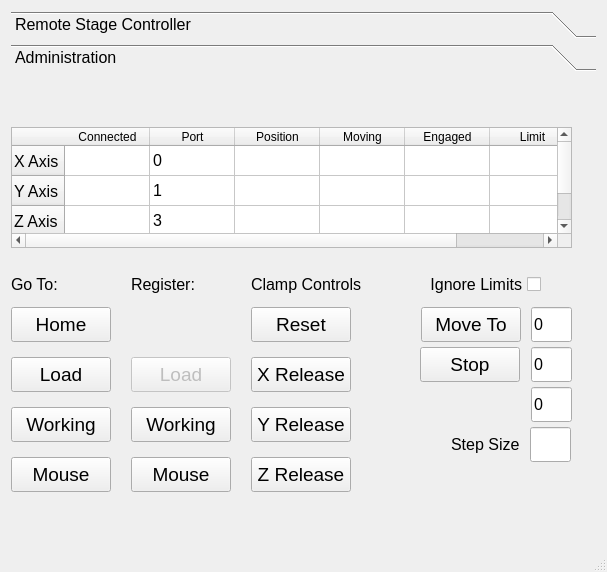
<?xml version="1.0" encoding="UTF-8"?>
<ui version="4.0">
 <class>MainWindow</class>
 <widget class="QMainWindow" name="MainWindow">
  <property name="geometry">
   <rect>
    <x>0</x>
    <y>0</y>
    <width>607</width>
    <height>572</height>
   </rect>
  </property>
  <property name="minimumSize">
   <size>
    <width>0</width>
    <height>0</height>
   </size>
  </property>
  <property name="font">
   <font>
    <pointsize>12</pointsize>
   </font>
  </property>
  <property name="windowTitle">
   <string>Stage Controller</string>
  </property>
  <widget class="QWidget" name="centralWidget">
   <property name="font">
    <font>
     <pointsize>12</pointsize>
    </font>
   </property>
   <layout class="QGridLayout" name="gridLayout">
    <item row="0" column="0">
     <widget class="QToolBox" name="toolBox">
      <property name="enabled">
       <bool>true</bool>
      </property>
      <property name="currentIndex">
       <number>1</number>
      </property>
      <widget class="QWidget" name="page_user">
       <property name="geometry">
        <rect>
         <x>0</x>
         <y>0</y>
         <width>589</width>
         <height>468</height>
        </rect>
       </property>
       <attribute name="label">
        <string>Remote Stage Controller</string>
       </attribute>
       <widget class="QPushButton" name="btn_load">
        <property name="enabled">
         <bool>true</bool>
        </property>
        <property name="geometry">
         <rect>
          <x>410</x>
          <y>224</y>
          <width>150</width>
          <height>35</height>
         </rect>
        </property>
        <property name="font">
         <font>
          <pointsize>14</pointsize>
         </font>
        </property>
        <property name="text">
         <string>Load / Unload</string>
        </property>
       </widget>
       <widget class="QPushButton" name="btn_mouse">
        <property name="enabled">
         <bool>true</bool>
        </property>
        <property name="geometry">
         <rect>
          <x>410</x>
          <y>274</y>
          <width>150</width>
          <height>35</height>
         </rect>
        </property>
        <property name="font">
         <font>
          <pointsize>14</pointsize>
         </font>
        </property>
        <property name="text">
         <string>Mouse Offset</string>
        </property>
       </widget>
       <widget class="QPushButton" name="btn_home">
        <property name="enabled">
         <bool>true</bool>
        </property>
        <property name="geometry">
         <rect>
          <x>410</x>
          <y>124</y>
          <width>150</width>
          <height>35</height>
         </rect>
        </property>
        <property name="font">
         <font>
          <pointsize>14</pointsize>
         </font>
        </property>
        <property name="text">
         <string>Home</string>
        </property>
       </widget>
       <widget class="QPushButton" name="btn_working">
        <property name="enabled">
         <bool>true</bool>
        </property>
        <property name="geometry">
         <rect>
          <x>410</x>
          <y>174</y>
          <width>150</width>
          <height>35</height>
         </rect>
        </property>
        <property name="font">
         <font>
          <pointsize>14</pointsize>
         </font>
        </property>
        <property name="text">
         <string>Working</string>
        </property>
       </widget>
       <widget class="QPushButton" name="btn_retract">
        <property name="enabled">
         <bool>true</bool>
        </property>
        <property name="geometry">
         <rect>
          <x>180</x>
          <y>414</y>
          <width>150</width>
          <height>35</height>
         </rect>
        </property>
        <property name="font">
         <font>
          <pointsize>14</pointsize>
         </font>
        </property>
        <property name="text">
         <string>Retract</string>
        </property>
       </widget>
       <widget class="QPushButton" name="btn_extend">
        <property name="enabled">
         <bool>true</bool>
        </property>
        <property name="geometry">
         <rect>
          <x>10</x>
          <y>414</y>
          <width>150</width>
          <height>35</height>
         </rect>
        </property>
        <property name="font">
         <font>
          <pointsize>14</pointsize>
         </font>
        </property>
        <property name="text">
         <string>Extend</string>
        </property>
       </widget>
       <widget class="QPushButton" name="btn_y_plus">
        <property name="enabled">
         <bool>true</bool>
        </property>
        <property name="geometry">
         <rect>
          <x>91</x>
          <y>120</y>
          <width>80</width>
          <height>73</height>
         </rect>
        </property>
        <property name="text">
         <string/>
        </property>
        <property name="icon">
         <iconset>
          <normaloff>arrow_up.png</normaloff>arrow_up.png</iconset>
        </property>
        <property name="iconSize">
         <size>
          <width>65</width>
          <height>65</height>
         </size>
        </property>
       </widget>
       <widget class="QPushButton" name="pushButton">
        <property name="geometry">
         <rect>
          <x>91</x>
          <y>199</y>
          <width>80</width>
          <height>83</height>
         </rect>
        </property>
        <property name="text">
         <string/>
        </property>
        <property name="icon">
         <iconset>
          <normaloff>mouse_top_down.png</normaloff>mouse_top_down.png</iconset>
        </property>
        <property name="iconSize">
         <size>
          <width>75</width>
          <height>75</height>
         </size>
        </property>
        <property name="flat">
         <bool>true</bool>
        </property>
       </widget>
       <widget class="QPushButton" name="btn_z_minus">
        <property name="enabled">
         <bool>true</bool>
        </property>
        <property name="geometry">
         <rect>
          <x>300</x>
          <y>288</y>
          <width>77</width>
          <height>73</height>
         </rect>
        </property>
        <property name="text">
         <string/>
        </property>
        <property name="icon">
         <iconset>
          <normaloff>arrow_down.png</normaloff>arrow_down.png</iconset>
        </property>
        <property name="iconSize">
         <size>
          <width>65</width>
          <height>65</height>
         </size>
        </property>
       </widget>
       <widget class="QPushButton" name="btn_x_plus">
        <property name="enabled">
         <bool>true</bool>
        </property>
        <property name="geometry">
         <rect>
          <x>177</x>
          <y>204</y>
          <width>77</width>
          <height>73</height>
         </rect>
        </property>
        <property name="text">
         <string/>
        </property>
        <property name="icon">
         <iconset>
          <normaloff>arrow_right.png</normaloff>arrow_right.png</iconset>
        </property>
        <property name="iconSize">
         <size>
          <width>65</width>
          <height>65</height>
         </size>
        </property>
        <property name="flat">
         <bool>false</bool>
        </property>
       </widget>
       <widget class="QPushButton" name="btn_x_minus">
        <property name="enabled">
         <bool>true</bool>
        </property>
        <property name="geometry">
         <rect>
          <x>8</x>
          <y>204</y>
          <width>77</width>
          <height>73</height>
         </rect>
        </property>
        <property name="text">
         <string/>
        </property>
        <property name="icon">
         <iconset>
          <normaloff>arrow_left.png</normaloff>arrow_left.png</iconset>
        </property>
        <property name="iconSize">
         <size>
          <width>65</width>
          <height>65</height>
         </size>
        </property>
       </widget>
       <widget class="QPushButton" name="btn_y_minus">
        <property name="enabled">
         <bool>true</bool>
        </property>
        <property name="geometry">
         <rect>
          <x>91</x>
          <y>288</y>
          <width>80</width>
          <height>73</height>
         </rect>
        </property>
        <property name="text">
         <string/>
        </property>
        <property name="icon">
         <iconset>
          <normaloff>arrow_down.png</normaloff>arrow_down.png</iconset>
        </property>
        <property name="iconSize">
         <size>
          <width>65</width>
          <height>65</height>
         </size>
        </property>
       </widget>
       <widget class="QPushButton" name="btn_z_plus">
        <property name="enabled">
         <bool>true</bool>
        </property>
        <property name="geometry">
         <rect>
          <x>300</x>
          <y>120</y>
          <width>77</width>
          <height>73</height>
         </rect>
        </property>
        <property name="text">
         <string/>
        </property>
        <property name="icon">
         <iconset>
          <normaloff>arrow_up.png</normaloff>arrow_up.png</iconset>
        </property>
        <property name="iconSize">
         <size>
          <width>65</width>
          <height>65</height>
         </size>
        </property>
       </widget>
       <widget class="QPushButton" name="pushButton_2">
        <property name="geometry">
         <rect>
          <x>300</x>
          <y>200</y>
          <width>80</width>
          <height>83</height>
         </rect>
        </property>
        <property name="text">
         <string/>
        </property>
        <property name="icon">
         <iconset>
          <normaloff>mouse_foward.png</normaloff>mouse_foward.png</iconset>
        </property>
        <property name="iconSize">
         <size>
          <width>60</width>
          <height>75</height>
         </size>
        </property>
        <property name="flat">
         <bool>true</bool>
        </property>
       </widget>
       <widget class="Line" name="line">
        <property name="geometry">
         <rect>
          <x>270</x>
          <y>134</y>
          <width>20</width>
          <height>221</height>
         </rect>
        </property>
        <property name="orientation">
         <enum>Qt::Vertical</enum>
        </property>
       </widget>
       <widget class="Line" name="line_2">
        <property name="geometry">
         <rect>
          <x>10</x>
          <y>370</y>
          <width>551</width>
          <height>16</height>
         </rect>
        </property>
        <property name="orientation">
         <enum>Qt::Horizontal</enum>
        </property>
       </widget>
       <widget class="Line" name="line_3">
        <property name="geometry">
         <rect>
          <x>10</x>
          <y>100</y>
          <width>551</width>
          <height>16</height>
         </rect>
        </property>
        <property name="orientation">
         <enum>Qt::Horizontal</enum>
        </property>
       </widget>
       <widget class="Line" name="line_4">
        <property name="geometry">
         <rect>
          <x>380</x>
          <y>134</y>
          <width>20</width>
          <height>221</height>
         </rect>
        </property>
        <property name="orientation">
         <enum>Qt::Vertical</enum>
        </property>
       </widget>
       <widget class="QLabel" name="label_5">
        <property name="geometry">
         <rect>
          <x>10</x>
          <y>388</y>
          <width>151</width>
          <height>21</height>
         </rect>
        </property>
        <property name="font">
         <font>
          <pointsize>12</pointsize>
         </font>
        </property>
        <property name="text">
         <string>Lickspout Controls</string>
        </property>
       </widget>
       <widget class="QPushButton" name="btn_emergency">
        <property name="enabled">
         <bool>true</bool>
        </property>
        <property name="geometry">
         <rect>
          <x>410</x>
          <y>394</y>
          <width>150</width>
          <height>61</height>
         </rect>
        </property>
        <property name="font">
         <font>
          <pointsize>14</pointsize>
         </font>
        </property>
        <property name="text">
         <string>Emergency Out</string>
        </property>
       </widget>
       <widget class="Line" name="line_5">
        <property name="geometry">
         <rect>
          <x>380</x>
          <y>394</y>
          <width>20</width>
          <height>61</height>
         </rect>
        </property>
        <property name="orientation">
         <enum>Qt::Vertical</enum>
        </property>
       </widget>
       <widget class="QLineEdit" name="le_mouse_id">
        <property name="geometry">
         <rect>
          <x>450</x>
          <y>70</y>
          <width>111</width>
          <height>35</height>
         </rect>
        </property>
       </widget>
       <widget class="QLabel" name="label_6">
        <property name="geometry">
         <rect>
          <x>360</x>
          <y>70</y>
          <width>81</width>
          <height>35</height>
         </rect>
        </property>
        <property name="font">
         <font>
          <pointsize>12</pointsize>
         </font>
        </property>
        <property name="text">
         <string>Mouse ID:</string>
        </property>
       </widget>
       <widget class="QLabel" name="lbl_status">
        <property name="geometry">
         <rect>
          <x>410</x>
          <y>334</y>
          <width>151</width>
          <height>21</height>
         </rect>
        </property>
        <property name="font">
         <font>
          <pointsize>12</pointsize>
         </font>
        </property>
        <property name="text">
         <string>Status: </string>
        </property>
       </widget>
       <widget class="QRadioButton" name="rb_box1">
        <property name="geometry">
         <rect>
          <x>10</x>
          <y>0</y>
          <width>165</width>
          <height>17</height>
         </rect>
        </property>
        <property name="font">
         <font>
          <pointsize>12</pointsize>
         </font>
        </property>
        <property name="text">
         <string>Machine 1</string>
        </property>
       </widget>
       <widget class="QRadioButton" name="rb_box2">
        <property name="geometry">
         <rect>
          <x>10</x>
          <y>20</y>
          <width>165</width>
          <height>17</height>
         </rect>
        </property>
        <property name="font">
         <font>
          <pointsize>12</pointsize>
         </font>
        </property>
        <property name="text">
         <string>Machine 2</string>
        </property>
       </widget>
       <widget class="QRadioButton" name="rb_box3">
        <property name="geometry">
         <rect>
          <x>10</x>
          <y>40</y>
          <width>165</width>
          <height>17</height>
         </rect>
        </property>
        <property name="font">
         <font>
          <pointsize>12</pointsize>
         </font>
        </property>
        <property name="text">
         <string>Machine 3</string>
        </property>
       </widget>
       <widget class="QRadioButton" name="rb_box4">
        <property name="geometry">
         <rect>
          <x>190</x>
          <y>0</y>
          <width>165</width>
          <height>17</height>
         </rect>
        </property>
        <property name="font">
         <font>
          <pointsize>12</pointsize>
         </font>
        </property>
        <property name="text">
         <string>Machine 4</string>
        </property>
       </widget>
       <widget class="QRadioButton" name="rb_box5">
        <property name="geometry">
         <rect>
          <x>190</x>
          <y>20</y>
          <width>165</width>
          <height>17</height>
         </rect>
        </property>
        <property name="font">
         <font>
          <pointsize>12</pointsize>
         </font>
        </property>
        <property name="text">
         <string>Machine 5</string>
        </property>
       </widget>
       <widget class="QRadioButton" name="rb_box6">
        <property name="geometry">
         <rect>
          <x>190</x>
          <y>40</y>
          <width>165</width>
          <height>17</height>
         </rect>
        </property>
        <property name="font">
         <font>
          <pointsize>12</pointsize>
         </font>
        </property>
        <property name="text">
         <string>Machine 6</string>
        </property>
       </widget>
       <widget class="QRadioButton" name="rb_disconnect">
        <property name="geometry">
         <rect>
          <x>10</x>
          <y>60</y>
          <width>111</width>
          <height>17</height>
         </rect>
        </property>
        <property name="font">
         <font>
          <pointsize>12</pointsize>
         </font>
        </property>
        <property name="text">
         <string>Disconnect</string>
        </property>
        <property name="checked">
         <bool>true</bool>
        </property>
       </widget>
      </widget>
      <widget class="QWidget" name="page_admin">
       <property name="enabled">
        <bool>true</bool>
       </property>
       <property name="geometry">
        <rect>
         <x>0</x>
         <y>0</y>
         <width>589</width>
         <height>468</height>
        </rect>
       </property>
       <attribute name="label">
        <string>Administration</string>
       </attribute>
       <widget class="QPushButton" name="btn_register_safe_5">
        <property name="enabled">
         <bool>false</bool>
        </property>
        <property name="geometry">
         <rect>
          <x>230</x>
          <y>580</y>
          <width>200</width>
          <height>40</height>
         </rect>
        </property>
        <property name="font">
         <font>
          <pointsize>14</pointsize>
         </font>
        </property>
        <property name="text">
         <string>Working</string>
        </property>
       </widget>
       <widget class="QTableWidget" name="tbl_stage">
        <property name="enabled">
         <bool>true</bool>
        </property>
        <property name="geometry">
         <rect>
          <x>0</x>
          <y>50</y>
          <width>561</width>
          <height>121</height>
         </rect>
        </property>
        <attribute name="horizontalHeaderDefaultSectionSize">
         <number>85</number>
        </attribute>
        <row>
         <property name="text">
          <string>X Axis</string>
         </property>
        </row>
        <row>
         <property name="text">
          <string>Y Axis</string>
         </property>
        </row>
        <row>
         <property name="text">
          <string>Z Axis</string>
         </property>
        </row>
        <column>
         <property name="text">
          <string>Connected</string>
         </property>
        </column>
        <column>
         <property name="text">
          <string>Port</string>
         </property>
        </column>
        <column>
         <property name="text">
          <string>Position</string>
         </property>
        </column>
        <column>
         <property name="text">
          <string>Moving</string>
         </property>
        </column>
        <column>
         <property name="text">
          <string>Engaged</string>
         </property>
        </column>
        <column>
         <property name="text">
          <string>Limit</string>
         </property>
        </column>
        <item row="0" column="1">
         <property name="text">
          <string>0</string>
         </property>
        </item>
        <item row="0" column="2">
         <property name="text">
          <string/>
         </property>
        </item>
        <item row="1" column="1">
         <property name="text">
          <string>1</string>
         </property>
        </item>
        <item row="2" column="1">
         <property name="text">
          <string>3</string>
         </property>
        </item>
       </widget>
       <widget class="QPushButton" name="btn_adm_mouse">
        <property name="enabled">
         <bool>true</bool>
        </property>
        <property name="geometry">
         <rect>
          <x>0</x>
          <y>380</y>
          <width>100</width>
          <height>35</height>
         </rect>
        </property>
        <property name="font">
         <font>
          <pointsize>14</pointsize>
         </font>
        </property>
        <property name="text">
         <string>Mouse</string>
        </property>
       </widget>
       <widget class="QPushButton" name="btn_adm_home">
        <property name="enabled">
         <bool>true</bool>
        </property>
        <property name="geometry">
         <rect>
          <x>0</x>
          <y>230</y>
          <width>100</width>
          <height>35</height>
         </rect>
        </property>
        <property name="font">
         <font>
          <pointsize>14</pointsize>
         </font>
        </property>
        <property name="text">
         <string>Home</string>
        </property>
       </widget>
       <widget class="QPushButton" name="btn_adm_load">
        <property name="enabled">
         <bool>true</bool>
        </property>
        <property name="geometry">
         <rect>
          <x>0</x>
          <y>280</y>
          <width>100</width>
          <height>35</height>
         </rect>
        </property>
        <property name="font">
         <font>
          <pointsize>14</pointsize>
         </font>
        </property>
        <property name="text">
         <string>Load</string>
        </property>
       </widget>
       <widget class="QPushButton" name="btn_adm_working">
        <property name="enabled">
         <bool>true</bool>
        </property>
        <property name="geometry">
         <rect>
          <x>0</x>
          <y>330</y>
          <width>100</width>
          <height>35</height>
         </rect>
        </property>
        <property name="font">
         <font>
          <pointsize>14</pointsize>
         </font>
        </property>
        <property name="text">
         <string>Working</string>
        </property>
       </widget>
       <widget class="QPushButton" name="btn_register_load">
        <property name="enabled">
         <bool>false</bool>
        </property>
        <property name="geometry">
         <rect>
          <x>120</x>
          <y>280</y>
          <width>100</width>
          <height>35</height>
         </rect>
        </property>
        <property name="font">
         <font>
          <pointsize>14</pointsize>
         </font>
        </property>
        <property name="text">
         <string>Load</string>
        </property>
       </widget>
       <widget class="QPushButton" name="btn_register_mouse">
        <property name="enabled">
         <bool>true</bool>
        </property>
        <property name="geometry">
         <rect>
          <x>120</x>
          <y>380</y>
          <width>100</width>
          <height>35</height>
         </rect>
        </property>
        <property name="font">
         <font>
          <pointsize>14</pointsize>
         </font>
        </property>
        <property name="text">
         <string>Mouse</string>
        </property>
       </widget>
       <widget class="QPushButton" name="btn_register_working">
        <property name="enabled">
         <bool>true</bool>
        </property>
        <property name="geometry">
         <rect>
          <x>120</x>
          <y>330</y>
          <width>100</width>
          <height>35</height>
         </rect>
        </property>
        <property name="font">
         <font>
          <pointsize>14</pointsize>
         </font>
        </property>
        <property name="text">
         <string>Working</string>
        </property>
       </widget>
       <widget class="QLabel" name="label_3">
        <property name="geometry">
         <rect>
          <x>120</x>
          <y>190</y>
          <width>111</width>
          <height>35</height>
         </rect>
        </property>
        <property name="font">
         <font>
          <pointsize>12</pointsize>
         </font>
        </property>
        <property name="text">
         <string>Register:</string>
        </property>
       </widget>
       <widget class="QLabel" name="label_4">
        <property name="geometry">
         <rect>
          <x>0</x>
          <y>190</y>
          <width>111</width>
          <height>35</height>
         </rect>
        </property>
        <property name="font">
         <font>
          <pointsize>12</pointsize>
         </font>
        </property>
        <property name="text">
         <string>Go To:</string>
        </property>
       </widget>
       <widget class="QLineEdit" name="le_x">
        <property name="geometry">
         <rect>
          <x>520</x>
          <y>230</y>
          <width>41</width>
          <height>35</height>
         </rect>
        </property>
        <property name="text">
         <string>0</string>
        </property>
       </widget>
       <widget class="QLineEdit" name="le_y">
        <property name="geometry">
         <rect>
          <x>520</x>
          <y>270</y>
          <width>41</width>
          <height>35</height>
         </rect>
        </property>
        <property name="text">
         <string>0</string>
        </property>
       </widget>
       <widget class="QLineEdit" name="le_z">
        <property name="geometry">
         <rect>
          <x>520</x>
          <y>310</y>
          <width>41</width>
          <height>35</height>
         </rect>
        </property>
        <property name="text">
         <string>0</string>
        </property>
       </widget>
       <widget class="QPushButton" name="btn_moveto">
        <property name="enabled">
         <bool>true</bool>
        </property>
        <property name="geometry">
         <rect>
          <x>410</x>
          <y>230</y>
          <width>100</width>
          <height>35</height>
         </rect>
        </property>
        <property name="font">
         <font>
          <pointsize>14</pointsize>
         </font>
        </property>
        <property name="text">
         <string>Move To</string>
        </property>
       </widget>
       <widget class="QLineEdit" name="le_step_size">
        <property name="geometry">
         <rect>
          <x>519</x>
          <y>350</y>
          <width>41</width>
          <height>35</height>
         </rect>
        </property>
       </widget>
       <widget class="QLabel" name="label_7">
        <property name="geometry">
         <rect>
          <x>440</x>
          <y>350</y>
          <width>71</width>
          <height>35</height>
         </rect>
        </property>
        <property name="font">
         <font>
          <pointsize>12</pointsize>
         </font>
        </property>
        <property name="text">
         <string>Step Size</string>
        </property>
       </widget>
       <widget class="QPushButton" name="btn_stop">
        <property name="enabled">
         <bool>true</bool>
        </property>
        <property name="geometry">
         <rect>
          <x>409</x>
          <y>270</y>
          <width>100</width>
          <height>35</height>
         </rect>
        </property>
        <property name="font">
         <font>
          <pointsize>14</pointsize>
         </font>
        </property>
        <property name="text">
         <string>Stop</string>
        </property>
       </widget>
       <widget class="QLabel" name="label_8">
        <property name="geometry">
         <rect>
          <x>240</x>
          <y>190</y>
          <width>111</width>
          <height>35</height>
         </rect>
        </property>
        <property name="font">
         <font>
          <pointsize>12</pointsize>
         </font>
        </property>
        <property name="text">
         <string>Clamp Controls</string>
        </property>
       </widget>
       <widget class="QCheckBox" name="cb_limits">
        <property name="geometry">
         <rect>
          <x>409</x>
          <y>190</y>
          <width>121</width>
          <height>35</height>
         </rect>
        </property>
        <property name="font">
         <font>
          <pointsize>12</pointsize>
         </font>
        </property>
        <property name="layoutDirection">
         <enum>Qt::RightToLeft</enum>
        </property>
        <property name="text">
         <string>Ignore Limits</string>
        </property>
       </widget>
       <widget class="QPushButton" name="btn_z_release">
        <property name="enabled">
         <bool>true</bool>
        </property>
        <property name="geometry">
         <rect>
          <x>240</x>
          <y>380</y>
          <width>100</width>
          <height>35</height>
         </rect>
        </property>
        <property name="font">
         <font>
          <pointsize>14</pointsize>
         </font>
        </property>
        <property name="text">
         <string>Z Release</string>
        </property>
       </widget>
       <widget class="QPushButton" name="btn_y_release">
        <property name="enabled">
         <bool>true</bool>
        </property>
        <property name="geometry">
         <rect>
          <x>240</x>
          <y>330</y>
          <width>100</width>
          <height>35</height>
         </rect>
        </property>
        <property name="font">
         <font>
          <pointsize>14</pointsize>
         </font>
        </property>
        <property name="text">
         <string>Y Release</string>
        </property>
       </widget>
       <widget class="QPushButton" name="btn_x_release">
        <property name="enabled">
         <bool>true</bool>
        </property>
        <property name="geometry">
         <rect>
          <x>240</x>
          <y>280</y>
          <width>100</width>
          <height>35</height>
         </rect>
        </property>
        <property name="font">
         <font>
          <pointsize>14</pointsize>
         </font>
        </property>
        <property name="text">
         <string>X Release</string>
        </property>
       </widget>
       <widget class="QPushButton" name="btn_reset">
        <property name="enabled">
         <bool>true</bool>
        </property>
        <property name="geometry">
         <rect>
          <x>240</x>
          <y>230</y>
          <width>100</width>
          <height>35</height>
         </rect>
        </property>
        <property name="font">
         <font>
          <pointsize>14</pointsize>
         </font>
        </property>
        <property name="text">
         <string>Reset</string>
        </property>
       </widget>
      </widget>
     </widget>
    </item>
   </layout>
  </widget>
  <widget class="QStatusBar" name="statusBar"/>
 </widget>
 <layoutdefault spacing="6" margin="11"/>
 <resources/>
 <connections/>
</ui>
